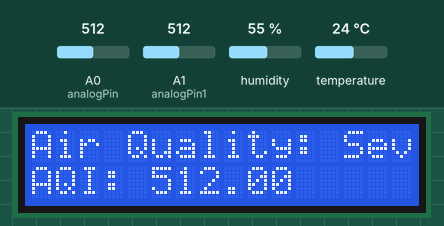
Simulated run of this sketch. Board: Arduino Uno, built with avr-gcc and run on an emulated ATmega328P. On the bench: 16×2 character LCD. The test bench sets the inputs (shaded band); at power-on: A0 (analogPin) = 512, humidity 55 %, A1 (analogPin1) = 512, temperature 24 °C.

Above: at 1.2 s.
1.3 s: A0 (analogPin) set to 390
At 6.9 s:
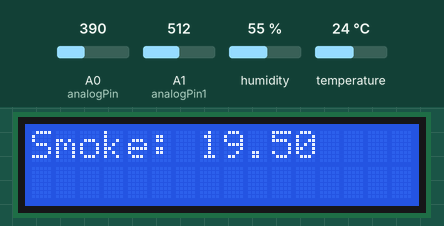
8.1 s: A0 (analogPin) set to 190
At 13.9 s:
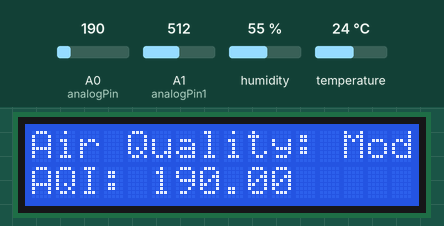
20.7 s: A0 (analogPin) set to 210
At 26.0 s:
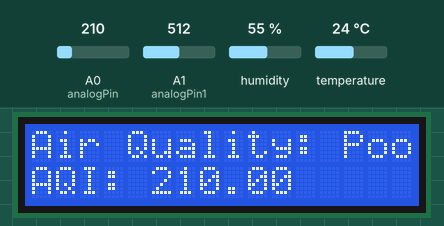
32.8 s: A0 (analogPin) set to 40
At 37.8 s:
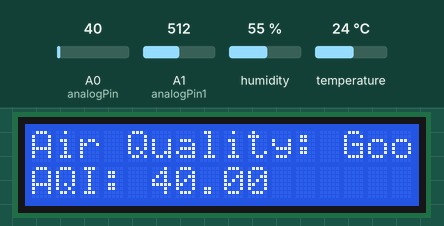
44.9 s: A0 (analogPin) set to 60
At 50.2 s:
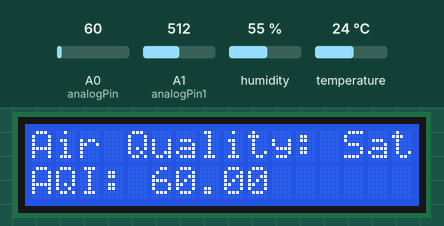
57.0 s: humidity set to 22 %
At 62.9 s:
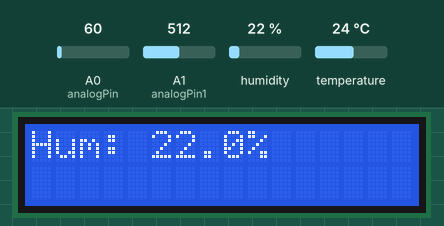
Timing chart, 0 to 64.4 s (numbered marks = the images above; inputs shaded):
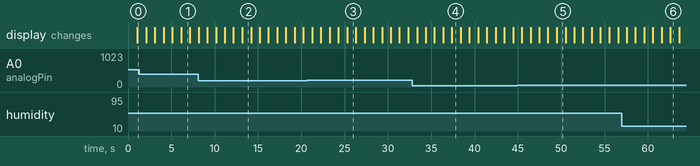

The sketch:

aqi_arduino_code.ino
```cpp
#include <LiquidCrystal.h>
#include <DHT.h>

const int analogPin = A0;
const int analogPin1 = A1;
const int analogPin2 = A2;
#define DHTPIN 7
#define DHTTYPE DHT11

DHT dht(DHTPIN, DHTTYPE);
LiquidCrystal lcd(12, 11, 5, 4, 3, 2);

float lpgFactor = 0.04;
float smokeFactor = 0.05;
float coFactor = 0.02;
float h2Factor = 0.03;
float ch4Factor = 0.1;

const float moderateValue = 100;

void setup() {
  lcd.begin(16, 2);
  Serial.begin(9600);
  dht.begin();
}

void loop() {
  readAndDisplaySensorData();
  displayCH4();
  delay(1000);
}

void readAndDisplaySensorData() {
  float sensorValue = analogRead(analogPin);

  float lpgLevel = sensorValue * lpgFactor;
  float smokeLevel = sensorValue * smokeFactor;
  float coLevel = sensorValue * coFactor;
  float h2Level = sensorValue * h2Factor;

  float maxGasLevel = max(max(lpgLevel, smokeLevel), max(coLevel, h2Level));
  String gasType = determineGasType(lpgLevel, smokeLevel, coLevel, h2Level, maxGasLevel);

  float aqi = (sensorValue / moderateValue) * 100;
  String airQuality = determineAirQuality(aqi);

  displayGasInfo(gasType, maxGasLevel, sensorValue);
  delay(1000);
  displayAirQuality(airQuality, aqi);
  delay(1000);

  displayDHTSensorData();
}

void displayCH4() {
  float ch4Level = analogRead(analogPin1) * ch4Factor;
  lcd.clear();
  lcd.setCursor(0, 0);
  lcd.print("CH4: " + String(ch4Level, 2) + " ppm");
}

String determineGasType(float lpg, float smoke, float co, float h2, float maxLevel) {
  if (lpg == maxLevel) return "LPG";
  if (smoke == maxLevel) return "Smoke";
  if (co == maxLevel) return "CO";
  if (h2 == maxLevel) return "Hydrogen";
  return "Unknown";
}

String determineAirQuality(float aqi) {
  if (aqi <= 50) return "Good";
  if (aqi <= 100) return "Satisfactory";
  if (aqi <= 200) return "Moderate";
  if (aqi <= 300) return "Poor";
  if (aqi <= 400) return "Very Poor";
  return "Severe";
}

void displayGasInfo(String gasType, float gasLevel, float sensorValue) {
  lcd.clear();
  lcd.setCursor(0, 0);
  lcd.print(gasType + ": " + String(gasLevel, 2));
}

void displayAirQuality(String quality, float aqi) {
  lcd.clear();
  lcd.setCursor(0, 0);
  lcd.print("Air Quality: " + quality);
  lcd.setCursor(0, 1);
  lcd.print("AQI: " + String(aqi, 2));
}

void displayDHTSensorData() {
  float humidity = dht.readHumidity();
  float tempC = dht.readTemperature();
  float tempF = dht.readTemperature(true);
  if (isnan(humidity) || isnan(tempC) || isnan(tempF)) {
    lcd.clear();
    lcd.print("DHT read error");
    return;
  }

  lcd.clear();
  lcd.print("Hum: " + String(humidity, 1) + "%");
  delay(1000);
  lcd.clear();
  lcd.print("Temp: " + String(tempC, 1) + "C");
  delay(1000);
  lcd.clear();
  lcd.print("Temp: " + String(tempF, 1) + "F");
  delay(1000);
}
```

Measured:
- what the display in image 1 shows lasts 1.0 s, from 6.1 s to 7.1 s
